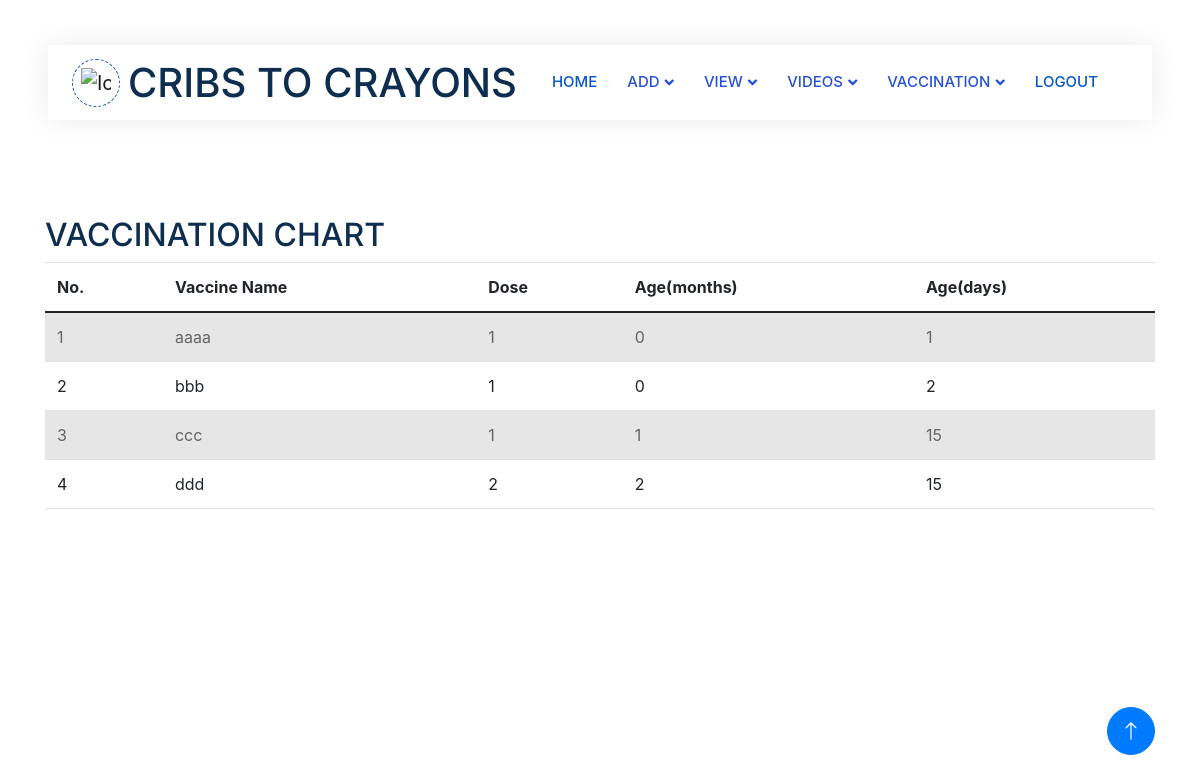
Page /mainviewvaccine (signed in) on the committed database.
### app1/models.py (models this page shows, shortened)
class Vaccination(models.Model):
     hospital_id=models.ForeignKey(Hospital,on_delete=models.CASCADE)
     Vaccination_name=models.CharField(max_length=100,blank=True,null=True)
     Dose=models.IntegerField(null=True, blank=True)
     Age=models.IntegerField(null=True, blank=True)
     days=models.IntegerField(null=True,blank=True)

### app1/views.py (the view)
# urls.py: path('mainviewvaccine',views.mainview_vaccine,name="mainviewvaccine"),
@login_required(login_url='login/')
def mainview_vaccine(request):
    log_id=LoginUser.objects.get(id=request.user.id)
    hospital=Hospital.objects.get(login_id=log_id)
    vaccine=Vaccination.objects.filter(hospital_id=hospital)
    context={
        'vaccine':vaccine
    }
    return render(request,'Hospital/viewmainvaccine.html',context)

### template/Hospital/viewmainvaccine.html (shortened to what this page needs)
<!DOCTYPE html>
<html lang="en">
{% load static %}
<head>
    <link href="https://cdnjs.cloudflare.com/ajax/libs/font-awesome/5.10.0/css/all.min.css" rel="stylesheet">
    <link href="https://cdn.jsdelivr.net/npm/bootstrap-icons@1.4.1/font/bootstrap-icons.css" rel="stylesheet">
    <link href="{% static 'js/animate.min.css' %}" rel="stylesheet">
    <link href="{% static 'js/owl.carousel.min.css' %}" rel="stylesheet">
    <link href="{% static 'css/bootstrap.min.css' %}" rel="stylesheet">
    <link rel="stylesheet" href="https://stackpath.bootstrapcdn.com/bootstrap/4.5.2/css/bootstrap.min.css">
    <link href="{% static 'css/style.css' %}" rel="stylesheet">
</head>
<body>
    <div class="container-xxl bg-white p-0">
        <div class="container-fluid nav-bar bg-transparent">
            <nav class="navbar navbar-expand-lg bg-white navbar-light py-0 px-4">
                <a href="" class="navbar-brand d-flex align-items-center text-center">
                    <div class="icon p-2 me-2">
                        <img class="img-fluid" src="{% static 'img/logo.gif' %}" alt="Icon" style="width: 30px; height: 30px;">
                    </div>
                    <h1 class="m-0 " >CRIBS TO CRAYONS</h1>
                </a>
                <div class="collapse navbar-collapse" id="navbarCollapse">
                    <div class="navbar-nav ms-auto">
                        <a href="{% url 'hospitalprofile'%}" class="nav-item nav-link active" >HOME</a>
                        <div class="nav-item dropdown">
                            <a href="#" class="nav-link dropdown-toggle" data-bs-toggle="dropdown">ADD</a>
                        </div>
                        <div class="nav-item dropdown">
                          <a href="#" class="nav-link dropdown-toggle" data-bs-toggle="dropdown">VIEW</a>
                      </div>
                      <div class="nav-item dropdown">
                        <a href="#" class="nav-link dropdown-toggle" data-bs-toggle="dropdown">VIDEOS</a>
                    </div>
                      <div class="nav-item dropdown">
                        <a href="#" class="nav-link dropdown-toggle" data-bs-toggle="dropdown">VACCINATION</a>
                  </div>
                    <a href="{% url 'login'%}" class="nav-item nav-link active" >LOGOUT</a>
                </div>
            </nav>
        </div>
<br>
<br>
<br>
<br>
<div class="container">
    <h2>VACCINATION CHART</h2>
    <table class="table table-striped">
      <thead>
        <tr>
          <th>No.</th>
          <th>Vaccine Name</th>
          <th>Dose</th>
          <th>Age(months)</th>
          <th>Age(days)</th>
        </tr>
      </thead>
      <tbody>
        {% for i in vaccine %}
        <tr>
          <td>{{ forloop.counter }}</td>
          <td>{{ i.Vaccination_name }}</td>
         <td>{{ i.Dose }}</td>
         <td>{{ i.Age }}</td>
         <td>{{ i.days }}</td>
         </tr>
         {% endfor %}
      </tbody>
    </table>
  </div>
  <a href="#" class="btn btn-lg btn-primary btn-lg-square back-to-top"><i class="bi bi-arrow-up"></i></a>
</div>
</body>
</html>

### static/css/style.css (style rules this page uses)
:root { --primary: #0957c5; --secondary: #2264ff; --light: #EFFDF5; --dark: #2551d3; }
.back-to-top { position: fixed; display: none; right: 45px; bottom: 45px; z-index: 99; }
.btn { transition: .5s; }
.btn.btn-primary, .btn.btn-secondary { color: #FFFFFF; }
.btn-lg-square { width: 48px; height: 48px; }
.btn-square, .btn-sm-square, .btn-lg-square { padding: 0; display: flex; align-items: center; justify-content: center; font-weight: normal; border-radius: 50px; }
.nav-bar { position: relative; margin-top: 45px; padding: 0 3rem; transition: .5s; z-index: 9999; }
.navbar { box-shadow: 0 0 30px rgba(0, 0, 0, .08); }
.navbar .dropdown-toggle::after { border: none; content: "\f107"; font-family: "Font Awesome 5 Free"; font-weight: 900; vertical-align: middle; margin-left: 5px; transition: .5s; }
.navbar-light .navbar-nav .nav-link { margin-right: 30px; padding: 25px 0; color: #5288e0; font-size: 15px; text-transform: uppercase; outline: none; }
.navbar-light .navbar-nav .nav-link:hover, .navbar-light .navbar-nav .nav-link.active { color: var(--primary); }
.navbar-light .navbar-brand { height: 75px; }
.navbar-light .navbar-nav .nav-link { color: var(--dark); font-weight: 500; }
.icon { padding: 15px; display: inline-flex; align-items: center; justify-content: center; background: #FFFFFF !important; border-radius: 50px; border: 1px dashed var(--primary) !important; }

### rows in the picture
Vaccination: Vaccination_name "aaaa", Dose "1", Age "0", days "1"
Vaccination: Vaccination_name "bbb", Dose "1", Age "0", days "2"
Vaccination: Vaccination_name "ccc", Dose "1", Age "1", days "15"
Vaccination: Vaccination_name "ddd", Dose "2", Age "2", days "15"
